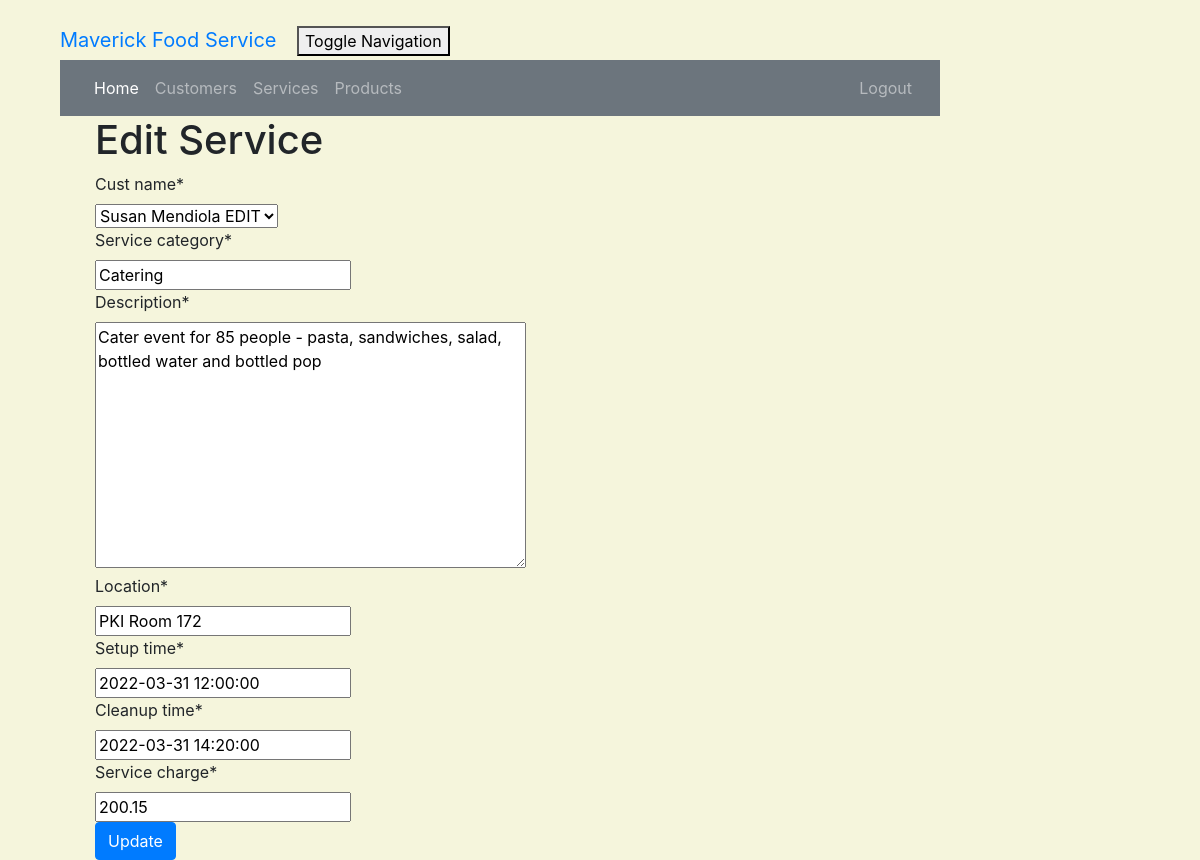
The app's page /service/5/edit/ (signed in) with its own data.
### crm/models.py (models this page shows, shortened)
class Customer(models.Model):
    cust_name = models.CharField(max_length=50)
    email = models.EmailField(max_length=100)
    phone = models.CharField(max_length=20)
    bldgroom = models.CharField(max_length=100)
    address = models.CharField(max_length=200)
    city = models.CharField(max_length=50)
    state = models.CharField(max_length=50)
    zipcode = models.CharField(max_length=10)
    organization = models.CharField(max_length=100)
    role = models.CharField(max_length=100)
    def __str__(self):
        return self.cust_name

class Service(models.Model):
    cust_name = models.ForeignKey(Customer, on_delete=models.CASCADE, related_name='services')
    service_category = models.CharField(max_length=100)
    description = models.TextField()
    location = models.CharField(max_length=200)
    setup_time = models.DateTimeField(
        default=timezone.now)
    cleanup_time = models.DateTimeField(
        default=timezone.now)
    service_charge = models.DecimalField(max_digits=10, decimal_places=2)
    created_date = models.DateTimeField(
        default=timezone.now)
    updated_date = models.DateTimeField(auto_now_add=True)

### crm/views.py (the view)
# urls.py: path('service/<int:pk>/edit/', views.service_edit, name='service_edit'),
@login_required
def service_edit(request, pk):
    service = get_object_or_404(Service, pk=pk)
    if request.method == "POST":
        form = ServiceForm(request.POST, instance=service)
        if form.is_valid():
            service = form.save()
            service.updated_date = timezone.now()
            service.save()
            services = Service.objects.filter(created_date__lte=timezone.now())
            return render(request, 'crm/service_list.html', {'services': services})
    else:
        form = ServiceForm(instance=service)
    return render(request, 'crm/service_edit.html', {'form': form})

### crm/forms.py
class ServiceForm(forms.ModelForm):
    class Meta:
        model = Service
        fields = ('cust_name', 'service_category', 'description', 'location', 'setup_time', 'cleanup_time',
                  'service_charge')

### crm/templates/crm/service_edit.html (shortened to what this page needs)
<!DOCTYPE html>
<html lang="en">
{% extends 'crm/base.html' %}
{% load crispy_forms_tags %}
{% block content %}
    <h1>Edit Service</h1>
    <form method="POST" class="service-form">{% csrf_token %}
        {{ form|crispy }}
        <button type="submit" class="btn btn-primary">Update</button>
    </form>
{% endblock %}

### crm/static/css/portfolio.css (style rules this page uses)
body { padding-left: 45px; padding-right: 45px; padding-top: 20px; }

### crm/templates/crm/service_edit.html (style rules this page uses)
body { background-color: beige; }

### records on screen
Customer: cust_name "Susan Mendiola EDIT"
Service: service_category "Catering", description "Cater event for 85 people - pasta, sandwiches, salad, bottled water and bottled pop", location "PKI Room 172", setup_time "2022-03-31 12:00:00", cleanup_time "2022-03-31 14:20:00", service_charge "200.15"
